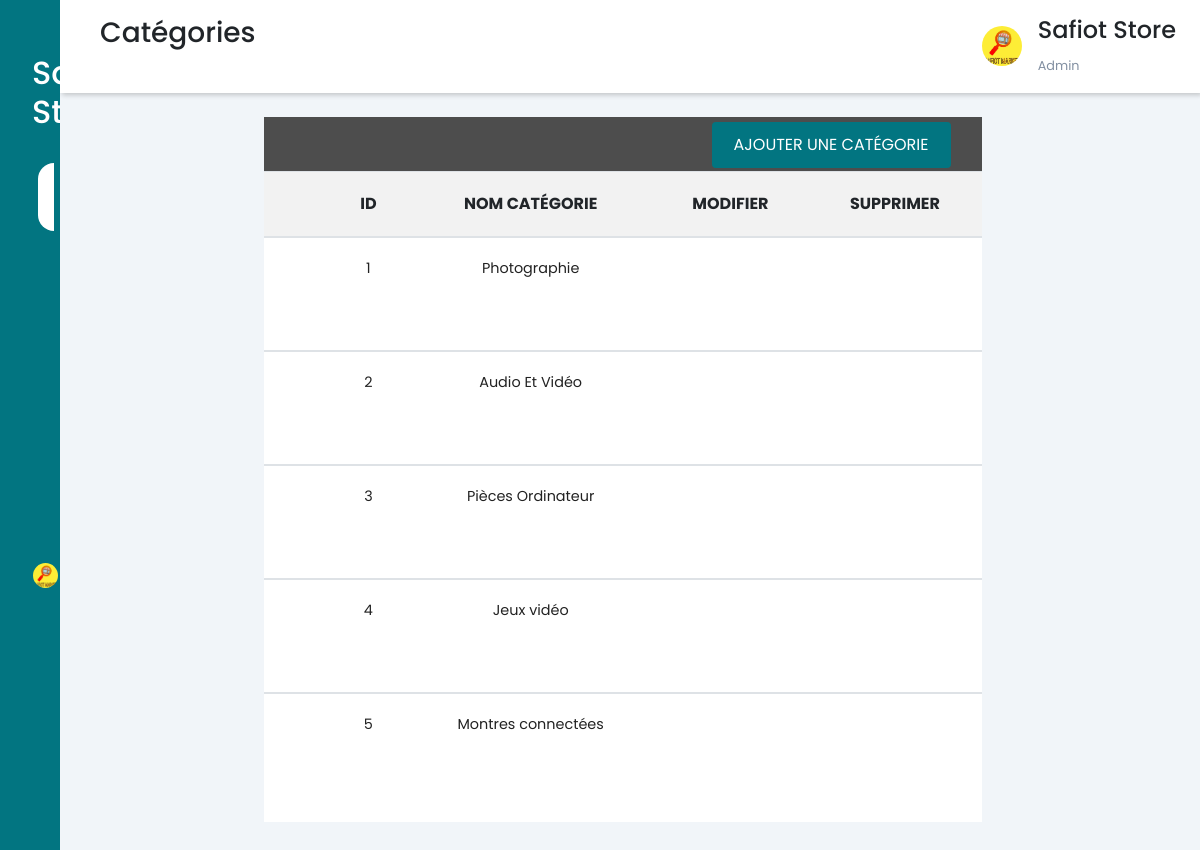
The page /home/indexcat.php (signed in) on the database its author committed.
### tables this page shows
CREATE TABLE IF NOT EXISTS `categorie` (
  `id` int(11) NOT NULL AUTO_INCREMENT,
  `nomcat` varchar(20) NOT NULL,
  PRIMARY KEY (`id`)
);

### home/indexcat.php (the view, shortened to what this page needs)
<?php  require "db_conn.php"; ?>
<!DOCTYPE html>
<html lang="en">
<head>
    <link rel="stylesheet" href="fontawesome.min.css">
    <link rel="stylesheet" href="bootstrap.min.css">
    <link rel="stylesheet"
        href="https://maxst.icons8.com/vue-static/landings/line-awesome/line-awesome/1.3.0/css/line-awesome.min.css">
    <link rel="stylesheet" href="style1.css">
  <link rel="stylesheet" href="stylebut.css">
    <link rel="stylesheet" href="tooplate.css">
    <link rel="stylesheet" href="styleinsertcat.css">
</head>
<body>
    <div class="sidebar">
        <div class="sidebar-brand">
            <h2>
                <span>Safiot Store</span>
            </h2>
        </div>
        <div class="sidebar-menu">
            <ul>
                <li>
                    <a href="http://localhost/projetweb/home/index1.php" >
                        <span class="las la-igloo"></span>
                    </a>
                </li>
                <li>
                <a href="http://localhost/projetweb/home/indexcat.php" class="active">
                        <span class="lab la-buromobelexperte"></span>
                        <span>Catégories</span></a>
                </li>
                <li>
                    <a href="http://localhost/projetweb/home/indexprod.php">
                        <span class="las la-box"></span>
                        <span>Produits</span></a>
                </li>
                <li>
                    <a href="http://localhost/projetweb/home/indexcom.php">
                        <span class="las la-shopping-cart"></span>
                        <span>Commandes</span></a>
                </li>
                <li>
                <a href="http://localhost/projetweb/home/indexcli.php" >
                        <span class="las la-users"></span>
                        <span>Clients</span></a>
                </li>
                <li>
                    <a href="http://localhost/projetweb/home/indexfou.php">
                        <span class="las la-address-card"></span>
                        <span>Fournisseurs</span></a>
                </li>
                <li>
                    <a href="http://localhost/projetweb/home/indexappr.php">
                        <span class="las la-shipping-fast"></span>
                        <span>Approvisionnements</span></a>
                </li>
                <li>
                    <div class="navigation">
                        <a class="button" href="logout.php">
                            <img class="imgg" src="/home/img/safiot.jpg">
                        </a>
                    </div>
                </li>
            </ul>
        </div>
    </div>
    <div class="main-content">
        <header>
            <h3>
                <label for="nav-toggle">
                    <span class="las la-bars"></span>
                </label>Catégories
            </h3>
            <div class="user-wrapper">
                <img src="/home/img/safiot.jpg" width="40px" height="40px" alt=" ">
                <div>
                    <h4>Safiot Store </h4>
                    <small>Admin</small>
                </div>
            </div>
        </header>
        <main>
        <div class="row tm-content-row tm-mt-big">
                <div class="col-xl-8 col-lg-12 tm-md-12 tm-sm-12 tm-col">
                    <div class="bg-white tm-block h-100">
                        <div class="roww" ;>
                            <div class="col-md-8 col-sm-12">
                            </div>
                            <div class="col-md-4 col-sm-12 text-right">
                                <a href="insertcateg.php" class="btn btn-small btn-primary">Ajouter Une Catégorie</a>
                            </div>
                        </div>
                        <div class="table-responsive">
<?php
$stmt=$conn->query("select * from categorie");
echo "<table class=","table table-hover table-striped tm-table-striped-even mt-3"," >";
     echo "<thead>";
     echo "<tr class=","tm-bg-gray",">";
     echo "<th scope=","col",">&nbsp;</th>";
     echo" <th scope=","col",">ID</th>";
     echo" <th scope=","col"," class=","text-center",">NOM CATÉGORIE</th>";
     echo" <th scope=","col",">MODIFIER</th>";
     echo" <th scope=","col",">SUPPRIMER</th>";
     echo"</tr>";
     echo"</thead>";
while ($row =$stmt->fetch(PDO::FETCH_NUM)) {
        echo"<tbody>";
        echo" <tr>";
        echo" <th scope=","row",">";
        echo"</th>";
        echo"<td class=","tm-product-name",">".$row[0]."</td>";
        echo "<td class=","text-center",">".$row[1]."</td>";
        echo" <td>";
        echo "<a href=","updatecateg.php?id=".$row['0']."","><i class='las la-edit'></i></a>";
         echo"</td>" ;
        echo" <td>";
         echo"</td>" ;
        echo " </tr>";
        echo"</tbody>";
}
?>
                        </div>
                        </div>
                    </div>
                </div>
            </div>
</body>
</html>
</html>

### home/style1.css (style rules this page uses)
:root { --main-color: #027581; --color-dark: #1D2231; --text-grey: #8390A2; }
* { font-family: 'Poppins', sans-serif; margin: 0; padding: 0; text-decoration: none; list-style-type: none; box-sizing: border-box; }
.sidebar { height: 100%; width: 345 px; position: fixed; left: 0; top: 0; z-index: 100; background: var(--main-color); color: #fff; overflow-y: auto; transition: width 300ms; }
.sidebar-brand { height: 90px; padding: 1rem 0rem 1rem 2rem; color: #fff; }
.sidebar-brand span { display: inline-block; padding-right: 1rem; }
.sidebar-menu { margin-top: 1rem; }
.sidebar-menu li { width: 100%; margin-bottom: 1.3rem; padding-left: 2rem; }
.sidebar-menu a { display: block; color: #fff; font-size: 1.1rem; }
.sidebar-menu a.active { background: #fff; padding-top: 1rem; padding-bottom: 1rem; color: var(--main-color); border-radius: 30px 0px 0px 30px; }
.sidebar-menu a span:first-child { font-size: 1.5rem; padding-right: 1rem; }
.main-content { transition: margin-left 300ms; margin-left: 240px; }
header { background: #fff; display: flex; justify-content: space-between; padding: 1rem 1.5rem; box-shadow: 2px 2px 5px rgba(0, 0, 0, 0.2); position: fixed; left: 260px; width: calc(100% - 240px); top: 0; z-index: 100; transition: left 300ms; }
header label span { font-size: 1.7rem; padding-right: 1rem; }
.user-wrapper { display: flex; align-items: center; }
.user-wrapper img { border-radius: 50%; margin-right: 1rem; }
.user-wrapper small { display: inline-block; color: var(--text-grey); }
main { margin-top: 85px; padding: 2rem 1.5rem; background: #f1f5f9; min-height: calc(100vh - 90px); }
table { border-collapse: collapse; }
thead tr { border-top: 1px solid#f0f0f0; border-bottom: 1px solid#f0f0f0; }
td { padding: .5rem; font-size: .9rem; color: #222; }
tr td :last-child { display: flex; align-items: center; }
.btn-primary { color: var(--main-color); background-color: var(--main-color); border-color: var(--main-color); }
@media only screen and (max-width: 1200px) { .sidebar { width: 60px; z-index: 150; } }
@media only screen and (max-width: 1200px) { .sidebar .sidebar-header, .sidebar li { display: flex; justify-content: center; } }
@media only screen and (max-width: 1200px) { .main-content { margin-left: 60px; } }
@media only screen and (max-width: 1200px) { .main-content header { left: 60px; width: calc(100% - 60px); } }

### home/stylebut.css (style rules this page uses)
:root { --main-color: #027581; --color-dark: #1D2231; --text-grey: #8390A2; }
.navigation { width: 100%; }
img.imgg { width: 25px; border-radius: 50px; float: left; }
.button { text-decoration: none; float: right; padding: 12px; margin: 15px; margin-right: 49%; width: 25px; background-color: var(--main-color); transition: width .35ms; -webkit-transition: width .35ms; overflow-wrap: normal; }
.button { text-decoration: none; }

### rows shown on the page
categorie: id "1", nomcat "Photographie"
categorie: id "2", nomcat "Audio Et Vidéo"
categorie: id "3", nomcat "Pièces Ordinateur"
categorie: id "4", nomcat "Jeux vidéo"
categorie: id "5", nomcat "Montres connectées"
